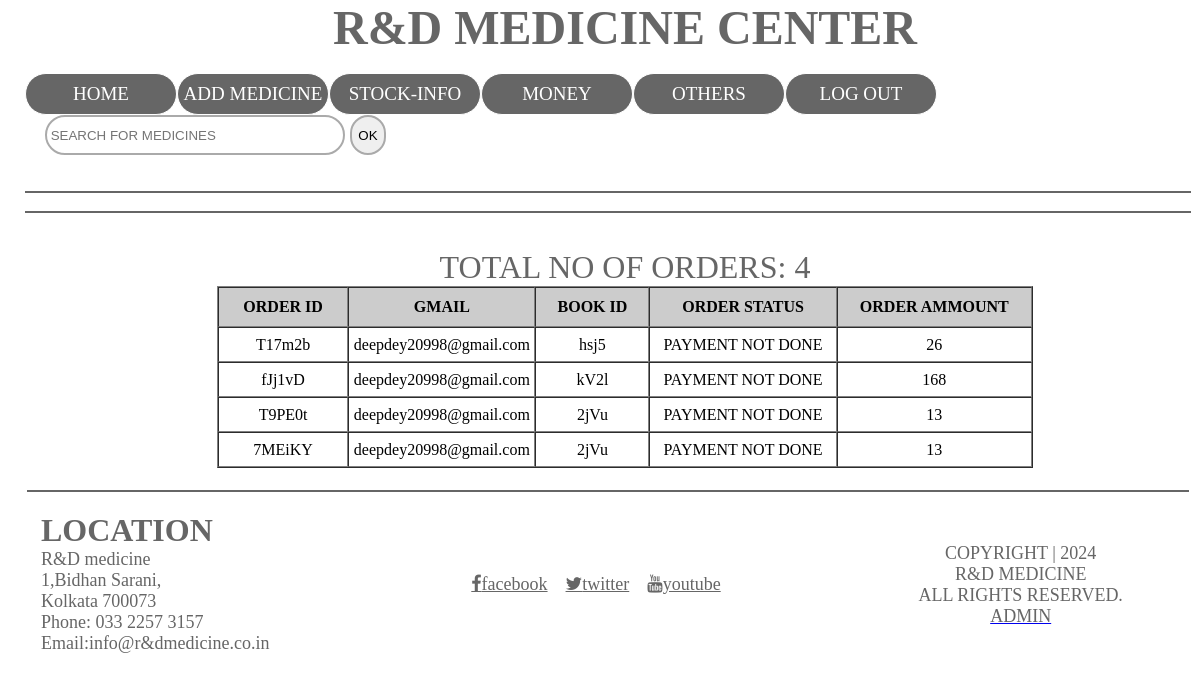
The app's page /ADMIN/PAYMENT.php (signed in) with its own data.
### tables this page shows
CREATE TABLE IF NOT EXISTS `order` (
  `OID` text NOT NULL,
  `GMAIL` text NOT NULL,
  `BID` text NOT NULL,
  `OSTATUS` varchar(20) NOT NULL DEFAULT 'PAYMENT NOT DONE',
  `AMMOUNT` text NOT NULL
);

### ADMIN/PAYMENT.php (the view, shortened to what this page needs)
<?php
if(isset($_SESSION['uid']))
		{
			include('HEADERS\ADMINHEADER.php');
		}
	else
		{
			?>
			<script>
	window.location = "../ADMIN.php";
    </script>
    <?php
		}
?>
<HTML>
<body><CENTER>
<?php
				include('HEADERS\CONNECTION.php');
				$query11="SELECT * FROM `order`";
				$result= mysqli_query($dbc, $query11);
				$no_of_row= mysqli_num_rows($result);
				?>
       <FONT color="#666666" size="6">TOTAL NO OF ORDERS: <?php echo $no_of_row; ?></FONT>
<TABLE width="68%" BORDER=1 CELLSPACING=0 CELLPADDING=7 align="center" bgcolor="#FFFFFF">
			<TR>
				<TH width="16%" height="40" bgcolor="#CCCCCC">ORDER ID</TH>
			  <TH width="23%" bgcolor="#CCCCCC">GMAIL</TH>
              <TH width="14%" bgcolor="#CCCCCC">BOOK ID</TH>
              <TH width="23%" bgcolor="#CCCCCC">ORDER STATUS</TH>
              <TH width="24%" bgcolor="#CCCCCC">ORDER AMMOUNT</TH>
		  </TR>
			<?php
				for($i=0;$i<$no_of_row;$i++)
				{
					$row_value= mysqli_fetch_array($result);
				?>
				<tr>
			    <td height="35" align="center" FONT SIZE=5><?php echo $row_value['OID'];?></td>
				<td align="center"><?php echo $row_value['GMAIL'];?></td>
				<td align="center"><?php echo $row_value['BID'];?></td>
                <td align="center"><?php echo $row_value['OSTATUS'];?></td>
                <td align="center"><?php echo $row_value['AMMOUNT'];?></td>
				</tr>
				<?php
				}
				?>
    </TABLE>
    </CENTER>
</body>
</html>
<?php
include('HEADERS\BOTTOMHEADER2.php');
?>

### ADMIN/HEADERS/ADMINHEADER.php (style rules this page uses)
body { margin-left: 20px; width:100%; overflow-x:hidden; height: 100%; }
* { margin: 0px; padding: 0px; }

### ADMIN/HEADERS/BOTTOMHEADER2.php (style rules this page uses)
body { width:100%; margin-left: 25px; overflow-x:hidden; }

### records on screen
order: OID "T17m2b", GMAIL "deepdey20998@gmail.com", BID "hsj5", OSTATUS "PAYMENT NOT DONE", AMMOUNT "26"
order: OID "fJj1vD", GMAIL "deepdey20998@gmail.com", BID "kV2l", OSTATUS "PAYMENT NOT DONE", AMMOUNT "168"
order: OID "T9PE0t", GMAIL "deepdey20998@gmail.com", BID "2jVu", OSTATUS "PAYMENT NOT DONE", AMMOUNT "13"
order: OID "7MEiKY", GMAIL "deepdey20998@gmail.com", BID "2jVu", OSTATUS "PAYMENT NOT DONE", AMMOUNT "13"

### other values on screen
$no_of_row "4"
